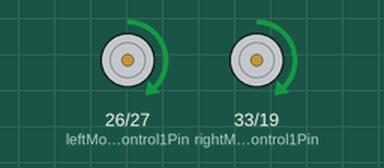
A program run on a simulated ESP32. Parts: motor-driver pin pairs drawn as motors (green arrow = first pin HIGH = forward, orange = second pin HIGH = backward, longer = more drive, scaled by the enable pin).

Above: at 1.0 s.
At 2.6 s:
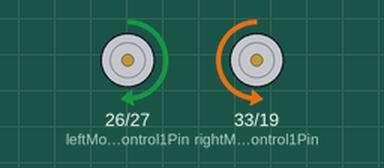
At 3.6 s:
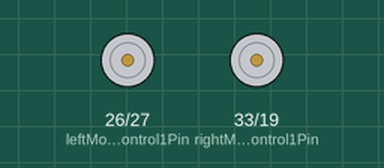
At 6.2 s:
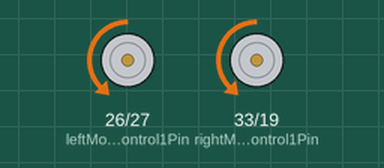
Timing chart, 0 to 10.7 s (numbered marks = the images above):
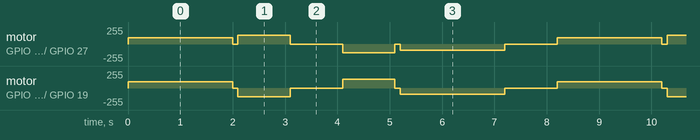

The program:

main.cpp
```cpp
#include <Arduino.h>

// Left motor (L298N channel A)
const int leftMotorControl1Pin = 26;
const int leftMotorControl2Pin = 27;
const int leftMotorSpeedPin = 25;
// Right motor (L298N channel B)
const int rightMotorControl1Pin = 33;
const int rightMotorControl2Pin = 19;
const int rightMotorSpeedPin = 32;

// PWM duty cap (0-255). Driver supply is 12V, motors are rated 6V.
const int maxSpeed = 130; // CAREFULL!! INCREASING COULD BURN MOTOR. 130 = 6.2V

// Speed is a percent (0-100). Direction: true = forward.
void setMotorControl(bool leftForward = true, int leftSpeed = 0,
                     bool rightForward = true, int rightSpeed = 0);

void setup() {
  pinMode(leftMotorControl1Pin, OUTPUT);
  pinMode(leftMotorControl2Pin, OUTPUT);
  pinMode(leftMotorSpeedPin, OUTPUT);
  pinMode(rightMotorControl1Pin, OUTPUT);
  pinMode(rightMotorControl2Pin, OUTPUT);
  pinMode(rightMotorSpeedPin, OUTPUT);

  // Start with everything off
  digitalWrite(leftMotorControl1Pin, LOW);
  digitalWrite(leftMotorControl2Pin, LOW);
  analogWrite(leftMotorSpeedPin, 0);
  digitalWrite(rightMotorControl1Pin, LOW);
  digitalWrite(rightMotorControl2Pin, LOW);
  analogWrite(rightMotorSpeedPin, 0);
}

void loop() {
  setMotorControl(true, 70, true, 70);     // forward
  delay(2000);
  setMotorControl();
  delay(100);
  setMotorControl(true, 100, false, 100);  // spin in place
  delay(1000);
  setMotorControl();                       // stop
  delay(1000);
  setMotorControl(false, 100, true, 100);  // spin other way
  delay(1000);
  setMotorControl();
  delay(100);
  setMotorControl(false, 70, false, 70);   // reverse
  delay(2000);
  setMotorControl();                       // stop
  delay(1000);
}

void setMotorControl(bool leftForward, int leftSpeed, bool rightForward,
                     int rightSpeed) {
  // Map percent (0-100) to duty (0-maxSpeed)
  leftSpeed = constrain(map(leftSpeed, 0, 100, 0, maxSpeed), 0, maxSpeed);
  rightSpeed = constrain(map(rightSpeed, 0, 100, 0, maxSpeed), 0, maxSpeed);

  digitalWrite(leftMotorControl1Pin, leftForward);
  digitalWrite(leftMotorControl2Pin, !leftForward);
  analogWrite(leftMotorSpeedPin, leftSpeed);

  digitalWrite(rightMotorControl1Pin, rightForward);
  digitalWrite(rightMotorControl2Pin, !rightForward);
  analogWrite(rightMotorSpeedPin, rightSpeed);
}
```

Measured:
- by itself, motor on GPIO 26 (leftMotorControl1Pin) / GPIO 27 (leftMotorControl2Pin): repeats every 8.2 s: stopped 0.10 s, forward 130/255 1.0 s, stopped 1.0 s, backward 130/255 1.0 s, stopped 0.10 s, backward 91/255 2.0 s, stopped 1.0 s, forward 91/255 2.0 s
- by itself, motor on GPIO 33 (rightMotorControl1Pin) / GPIO 19 (rightMotorControl2Pin): repeats every 8.2 s: stopped 0.10 s, backward 130/255 1.0 s, stopped 1.0 s, forward 130/255 1.0 s, stopped 0.10 s, backward 91/255 2.0 s, stopped 1.0 s, forward 91/255 2.0 s
